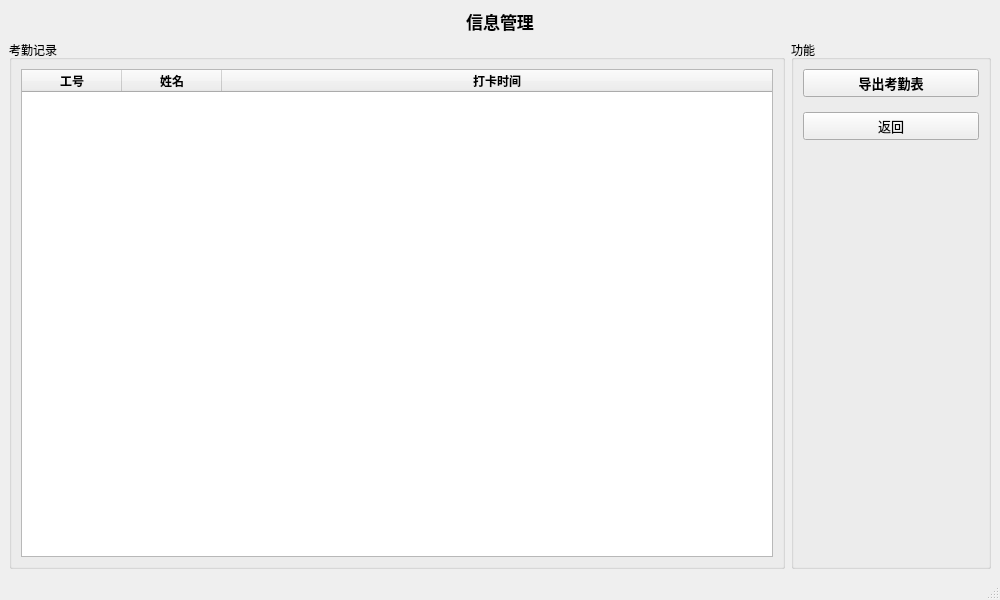
<?xml version="1.0" encoding="UTF-8"?>
<ui version="4.0">
 <class>managementWindow</class>
 <widget class="QMainWindow" name="managementWindow">
  <property name="geometry">
   <rect>
    <x>0</x>
    <y>0</y>
    <width>1000</width>
    <height>600</height>
   </rect>
  </property>
  <property name="minimumSize">
   <size>
    <width>1000</width>
    <height>600</height>
   </size>
  </property>
  <property name="maximumSize">
   <size>
    <width>1000</width>
    <height>600</height>
   </size>
  </property>
  <property name="windowTitle">
   <string>信息管理</string>
  </property>
  <widget class="QWidget" name="centralwidget">
   <layout class="QVBoxLayout" name="verticalLayout_2">
    <item>
     <widget class="QLabel" name="label_title">
      <property name="minimumSize">
       <size>
        <width>0</width>
        <height>20</height>
       </size>
      </property>
      <property name="maximumSize">
       <size>
        <width>16777215</width>
        <height>30</height>
       </size>
      </property>
      <property name="font">
       <font>
        <pointsize>13</pointsize>
        <weight>75</weight>
        <bold>true</bold>
       </font>
      </property>
      <property name="text">
       <string>信息管理</string>
      </property>
      <property name="alignment">
       <set>Qt::AlignCenter</set>
      </property>
     </widget>
    </item>
    <item>
     <layout class="QHBoxLayout" name="horizontalLayout">
      <item>
       <widget class="QGroupBox" name="groupBox">
        <property name="title">
         <string>考勤记录</string>
        </property>
        <layout class="QVBoxLayout" name="verticalLayout_3">
         <item>
          <widget class="QTableWidget" name="table_data">
           <property name="sortingEnabled">
            <bool>false</bool>
           </property>
           <property name="rowCount">
            <number>0</number>
           </property>
           <attribute name="horizontalHeaderStretchLastSection">
            <bool>true</bool>
           </attribute>
           <attribute name="verticalHeaderStretchLastSection">
            <bool>false</bool>
           </attribute>
           <column>
            <property name="text">
             <string>工号</string>
            </property>
            <property name="font">
             <font>
              <weight>75</weight>
              <bold>true</bold>
             </font>
            </property>
            <property name="icon">
             <iconset>
              <normaloff>source/6.png</normaloff>source/6.png</iconset>
            </property>
           </column>
           <column>
            <property name="text">
             <string>姓名</string>
            </property>
            <property name="font">
             <font>
              <weight>75</weight>
              <bold>true</bold>
             </font>
            </property>
            <property name="icon">
             <iconset>
              <normaloff>source/7.png</normaloff>source/7.png</iconset>
            </property>
           </column>
           <column>
            <property name="text">
             <string>打卡时间</string>
            </property>
            <property name="font">
             <font>
              <weight>75</weight>
              <bold>true</bold>
             </font>
            </property>
            <property name="icon">
             <iconset>
              <normaloff>source/8.png</normaloff>source/8.png</iconset>
            </property>
           </column>
          </widget>
         </item>
        </layout>
       </widget>
      </item>
      <item>
       <widget class="QGroupBox" name="groupBox_2">
        <property name="minimumSize">
         <size>
          <width>200</width>
          <height>0</height>
         </size>
        </property>
        <property name="maximumSize">
         <size>
          <width>200</width>
          <height>16777215</height>
         </size>
        </property>
        <property name="title">
         <string>功能</string>
        </property>
        <layout class="QVBoxLayout" name="verticalLayout">
         <property name="spacing">
          <number>15</number>
         </property>
         <item>
          <widget class="QPushButton" name="button_export">
           <property name="font">
            <font>
             <pointsize>10</pointsize>
             <weight>75</weight>
             <bold>true</bold>
            </font>
           </property>
           <property name="cursor">
            <cursorShape>PointingHandCursor</cursorShape>
           </property>
           <property name="text">
            <string>导出考勤表</string>
           </property>
           <property name="icon">
            <iconset>
             <normaloff>source/9.png</normaloff>source/9.png</iconset>
           </property>
          </widget>
         </item>
         <item>
          <widget class="QPushButton" name="button_back">
           <property name="font">
            <font>
             <pointsize>10</pointsize>
            </font>
           </property>
           <property name="cursor">
            <cursorShape>PointingHandCursor</cursorShape>
           </property>
           <property name="text">
            <string>返回</string>
           </property>
           <property name="icon">
            <iconset>
             <normaloff>source/back.png</normaloff>source/back.png</iconset>
           </property>
          </widget>
         </item>
         <item>
          <spacer name="verticalSpacer">
           <property name="orientation">
            <enum>Qt::Vertical</enum>
           </property>
           <property name="sizeHint" stdset="0">
            <size>
             <width>20</width>
             <height>40</height>
            </size>
           </property>
          </spacer>
         </item>
        </layout>
       </widget>
      </item>
     </layout>
    </item>
   </layout>
  </widget>
  <widget class="QStatusBar" name="statusbar"/>
 </widget>
 <resources/>
 <connections/>
</ui>
